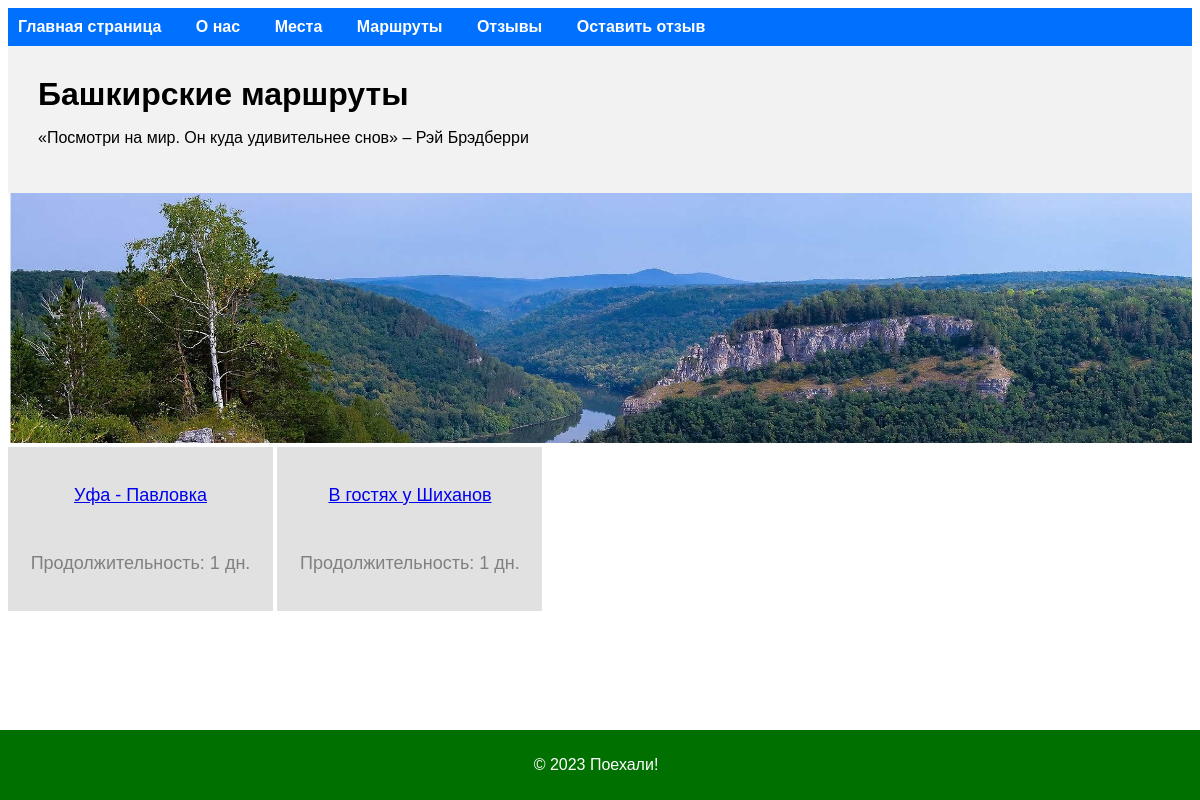
The app's page /routes/ with its own data.
### tourist_app/models.py (models this page shows, shortened)
class Route(models.Model):
    name = models.CharField(max_length=128)
    slug = models.SlugField(max_length=255, unique=True, db_index=True)
    image = models.ImageField(upload_to='image/route/', null=True)
    description = models.TextField()
    duration = models.IntegerField()
    start = models.ForeignKey(Start, on_delete=models.CASCADE)
    places = models.ManyToManyField(Place)
    def get_absolute_url(self):
        return reverse('get_route', kwargs={'route_slug': self.slug})

### tourist_app/views.py (the view)
# urls.py: path('routes/', views.get_all_routes, name='routes'),
def get_all_routes(request):
    routes = Route.objects.all()
    context = {"routes": routes}
    return render(request, 'get_routes.html', context)

### tourist_app/templates/get_routes.html (shortened to what this page needs)
{% extends 'base.html' %}
<h1>{% block heading %}Башкирские маршруты{% endblock %}</h1>
{% block content %}
{% for route in routes %}
<div class="div-route"><main>
    <form action="place/{{ route.name }}">
      <p><a class="btn btn-primary" href="{{ route.get_absolute_url }}">{{ route.name }}</a></p>
    </form>
    <p> Продолжительность: {{ route.duration }} дн.</p>
  </main></div>
{% endfor %}
{% endblock %}

### tourist_app/static/tourist_app/css/common.css (style rules this page uses)
body { font-family: Arial, sans-serif; background-color: #ffffff; }
.div-route { display: inline-block; width: 255px; padding: 5px; background: #e1e1e1; color: grey; line-height: 50px; font-size: 18px; text-align: center; }

### records on screen
Route: name "Уфа - Павловка", duration "1"
Route: name "В гостях у Шиханов", duration "1"
